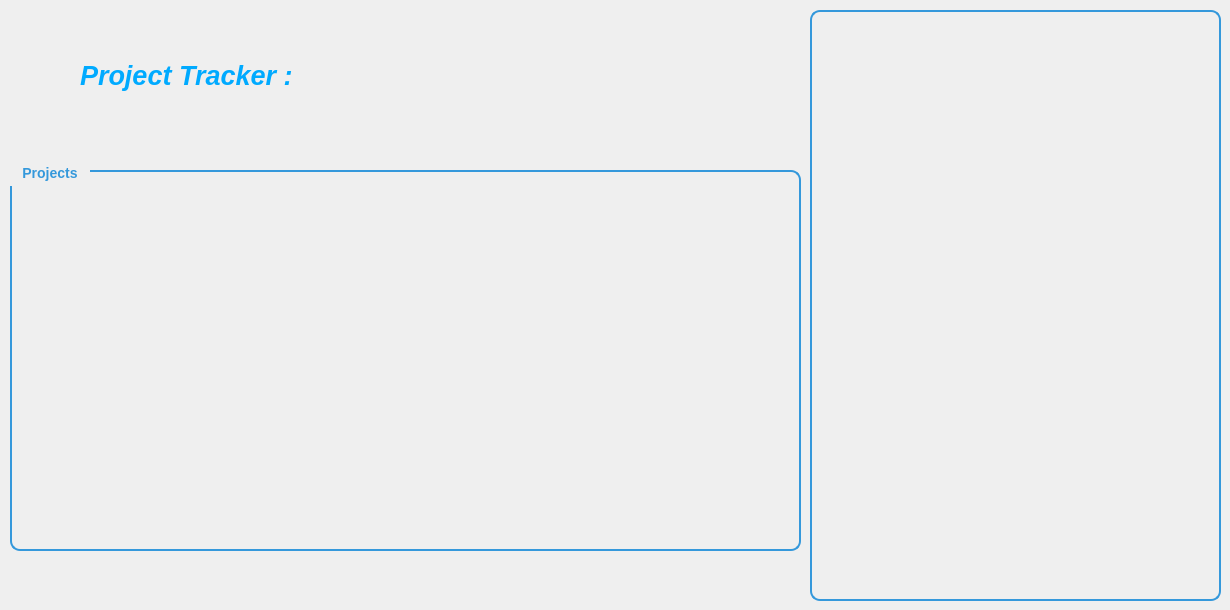
     <widget class="QWidget" name="tab">
      <attribute name="title">
       <string>Page</string>
      </attribute>
      <widget class="QGroupBox" name="groupBox_4">
       <property name="geometry">
        <rect>
         <x>810</x>
         <y>0</y>
         <width>411</width>
         <height>601</height>
        </rect>
       </property>
       <property name="styleSheet">
        <string notr="true">QGroupBox {
    border: 2px solid #3498db;
    border-radius: 10px;
    margin-top: 10px;
    font-weight: bold;
    font-size: 14px;
    padding: 10px;
}
QGroupBox::title {
    subcontrol-origin: margin;
    subcontrol-position: top left;
    padding: 5px 10px;
    color: #3498db;
}
</string>
       </property>
       <property name="title">
        <string/>
       </property>
       <widget class="QWidget" name="verticalLayoutWidget">
        <property name="geometry">
         <rect>
          <x>10</x>
          <y>20</y>
          <width>391</width>
          <height>571</height>
         </rect>
        </property>
        <layout class="QVBoxLayout" name="verticalLayoutCharts"/>
       </widget>
      </widget>
      <widget class="QGroupBox" name="groupBox_5">
       <property name="geometry">
        <rect>
         <x>10</x>
         <y>160</y>
         <width>791</width>
         <height>391</height>
        </rect>
       </property>
       <property name="styleSheet">
        <string notr="true">QGroupBox {
    border: 2px solid #3498db;
    border-radius: 10px;
    margin-top: 10px;
    font-weight: bold;
    font-size: 14px;
    padding: 10px;
}
QGroupBox::title {
    subcontrol-origin: margin;
    subcontrol-position: top left;
    padding: 5px 10px;
    color: #3498db;
}
</string>
       </property>
       <property name="title">
        <string>Projects</string>
       </property>
       <widget class="QWidget" name="verticalLayoutWidget_4">
        <property name="geometry">
         <rect>
          <x>10</x>
          <y>30</y>
          <width>771</width>
          <height>341</height>
         </rect>
        </property>
        <layout class="QVBoxLayout" name="verticalLayoutTracking"/>
       </widget>
      </widget>
      <widget class="QLabel" name="label_10">
       <property name="geometry">
        <rect>
         <x>80</x>
         <y>50</y>
         <width>261</width>
         <height>51</height>
        </rect>
       </property>
       <property name="text">
        <string>&lt;html&gt;&lt;head/&gt;&lt;body&gt;&lt;p&gt;&lt;span style=&quot; font-size:20pt; font-weight:700; font-style:italic; color:#00aaff;&quot;&gt;Project Tracker :&lt;/span&gt;&lt;/p&gt;&lt;/body&gt;&lt;/html&gt;</string>
       </property>
      </widget>
     </widget>
